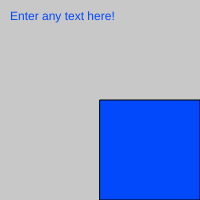
Frame 1 (no input)
Frame 60 (no input): identical to frame 1, image omitted
Frame 120 (the mouse pressed at the canvas centre since frame 60): identical to frame 1, image omitted

The p5.js sketch that drew this single still picture (run headless with seeded random() and noise() and a simulated clock; from frame 60 on, the mouse is pressed at the canvas centre):

// p5.js sketch
// ── sketch.js
/*
	DOM Elements
	5.22.2020
*/

var bgcolor;
var button;
var slider;
var input;

function setup() {
	canvas = createCanvas(200, 200);
	bgcolor = color(200);
	createP('');
	button = createButton("Click me to change the background!");
	button.mousePressed (changeColor);

	slider = createSlider(10, 100, 100);
	input = createInput('Enter any text here!');

}

function changeColor() {
	bgcolor = color(random(255));
}

function draw() {
	background(bgcolor);
	fill(3, 73, 252);
	rect(100, 100, slider.value(), slider.value());

	text(input.value(), 10, 20);
}
// ── style.css
body {
	background: rgb(0,13,36);
	background: linear-gradient(65deg, rgba(28, 7, 218, 1) 40%, rgba(65, 105, 225, 1) 12%, rgba(7, 81, 228, 0.87) 100%);

	color: white;
	font-family: Segoe UI, Helvetica;
	font-size: 20px;
}

h1, p, a {
	font-size: 1.5em;
}

a {
	color: blue;
	transition: color 300ms ease-in;
}

a:hover {
	color: lightblue;
}


img {
	max-width: 100%;
}

#container {
	max-width: 640px;
	margin: 0 auto;
}

#sketch {
	max-width: 640px;
	margin: 0 auto;
	position: relative;
}

.link {
	list-style: none;
}

button, input {
	display: block;
	background: plum;
	border: 2px solid blue;
	border-radius: 3px;
	font-size: 20px;
	margin: 5px 0;
	color: blue;
}
